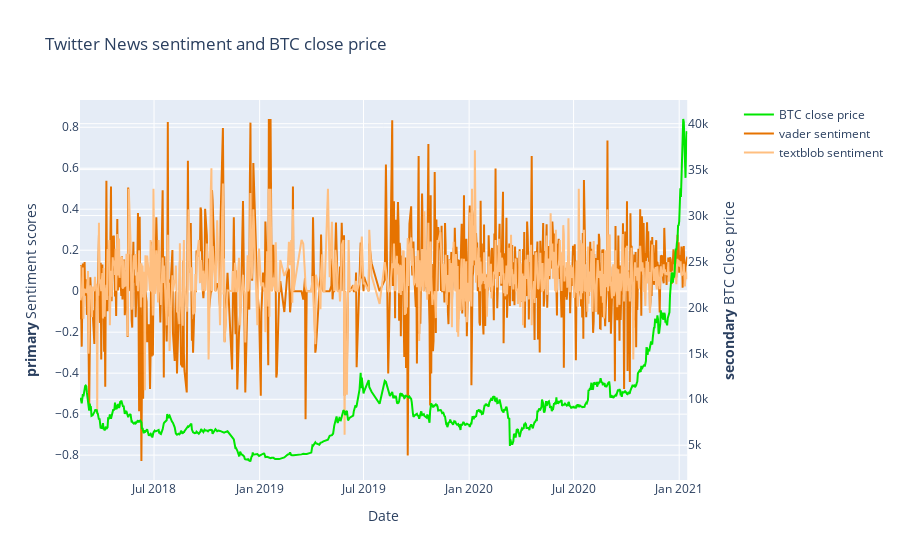

The notebook cell saved with this chart:
### Code cell
# Graph on News Sentiment against BTC price

import plotly.graph_objects as go
from plotly.subplots import make_subplots

# Create figure with secondary y-axis
fig = make_subplots(specs=[[{"secondary_y": True}]])

# Add traces

fig.add_trace(
    go.Scatter(x=news_sentiment.Date, y=news_sentiment.Close, name="BTC close price",line=dict(color="#00e600")),
    secondary_y=True,
)

fig.add_trace(
    go.Scatter(x=news_sentiment.Date, y=news_sentiment.vader_compound, name="vader sentiment",line=dict(color="#e67300")),
    secondary_y=False,
)


fig.add_trace(
    go.Scatter(x=news_sentiment.Date, y=news_sentiment.textblob, name="textblob sentiment",line=dict(color="#ffbf80")),
    secondary_y=False,
)


# Add figure title
fig.update_layout(
    title_text="Twitter News sentiment and BTC close price"
)

# Set x-axis title
fig.update_xaxes(title_text="Date")

# Set y-axes titles
fig.update_yaxes(title_text="<b>primary</b> Sentiment scores", secondary_y=False)
fig.update_yaxes(title_text="<b>secondary</b> BTC Close price", secondary_y=True)

fig.show()

### Figure 1 — Plotly figure (JSON) as saved in the notebook; plotly's stock layout.template omitted (floating-point values rounded to 4 significant figures; data arrays with more than 128 entries replaced by an {"elided": "..."} marker saying what was removed)
{"data": [{"line": {"color": "#00e600"}, "name": "BTC close price", "type": "scatter", "x": {"elided": "810 str values"}, "xaxis": "x", "y": {"elided": "810 float values"}, "yaxis": "y2"}, {"line": {"color": "#e67300"}, "name": "vader sentiment", "type": "scatter", "x": {"elided": "810 str values"}, "xaxis": "x", "y": {"elided": "810 float values"}, "yaxis": "y"}, {"line": {"color": "#ffbf80"}, "name": "textblob sentiment", "type": "scatter", "x": {"elided": "810 str values"}, "xaxis": "x", "y": {"elided": "810 float values"}, "yaxis": "y"}], "layout": {"title": {"text": "Twitter News sentiment and BTC close price"}, "xaxis": {"anchor": "y", "domain": [0, 0.94], "title": {"text": "Date"}}, "yaxis": {"anchor": "x", "domain": [0, 1], "title": {"text": "<b>primary</b> Sentiment scores"}}, "yaxis2": {"anchor": "x", "overlaying": "y", "side": "right", "title": {"text": "<b>secondary</b> BTC Close price"}}}}
